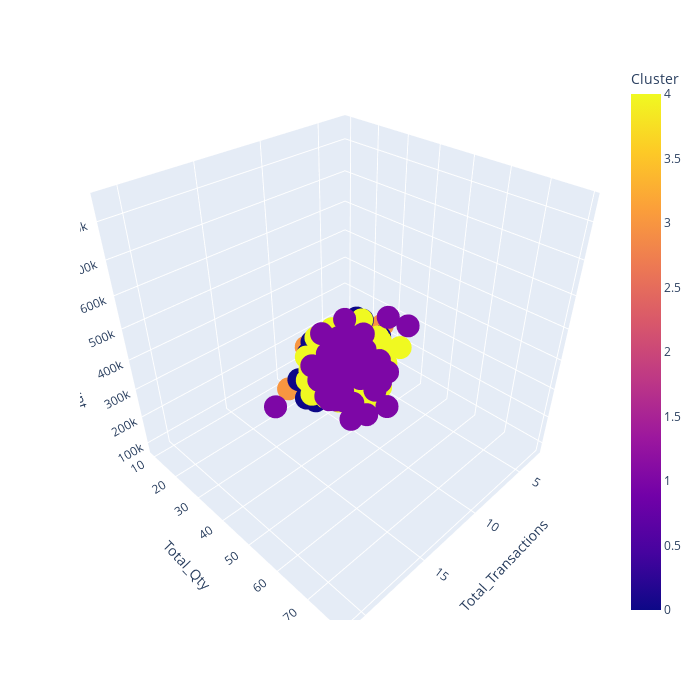

Write notebook code for a chart like this one.
### Code cell
px.scatter_3d(data_frame=seg_result, x='Total_Transactions', y='Total_Qty', z='Total_Amount', color='Cluster', size_max=1, width=700, height=700)

### Figure 1 — Plotly figure (JSON) as saved in the notebook; plotly's stock layout.template omitted (floating-point values rounded to 4 significant figures; data arrays with more than 128 entries replaced by an {"elided": "..."} marker saying what was removed)
{"data": [{"hovertemplate": "Total_Transactions=%{x}<br>Total_Qty=%{y}<br>Total_Amount=%{z}<br>Cluster=%{marker.color}<extra></extra>", "legendgroup": "", "marker": {"color": {"elided": "447 int values"}, "coloraxis": "coloraxis", "symbol": "circle"}, "mode": "markers", "name": "", "scene": "scene", "showlegend": false, "type": "scatter3d", "x": {"elided": "447 int values"}, "y": {"elided": "447 int values"}, "z": {"elided": "447 int values"}}], "layout": {"coloraxis": {"colorbar": {"title": {"text": "Cluster"}}, "colorscale": [[0, "#0d0887"], [0.1111, "#46039f"], [0.2222, "#7201a8"], [0.3333, "#9c179e"], [0.4444, "#bd3786"], [0.5556, "#d8576b"], [0.6667, "#ed7953"], [0.7778, "#fb9f3a"], [0.8889, "#fdca26"], [1, "#f0f921"]]}, "height": 700, "legend": {"tracegroupgap": 0}, "margin": {"t": 60}, "scene": {"domain": {"x": [0, 1], "y": [0, 1]}, "xaxis": {"title": {"text": "Total_Transactions"}}, "yaxis": {"title": {"text": "Total_Qty"}}, "zaxis": {"title": {"text": "Total_Amount"}}}, "width": 700}}
